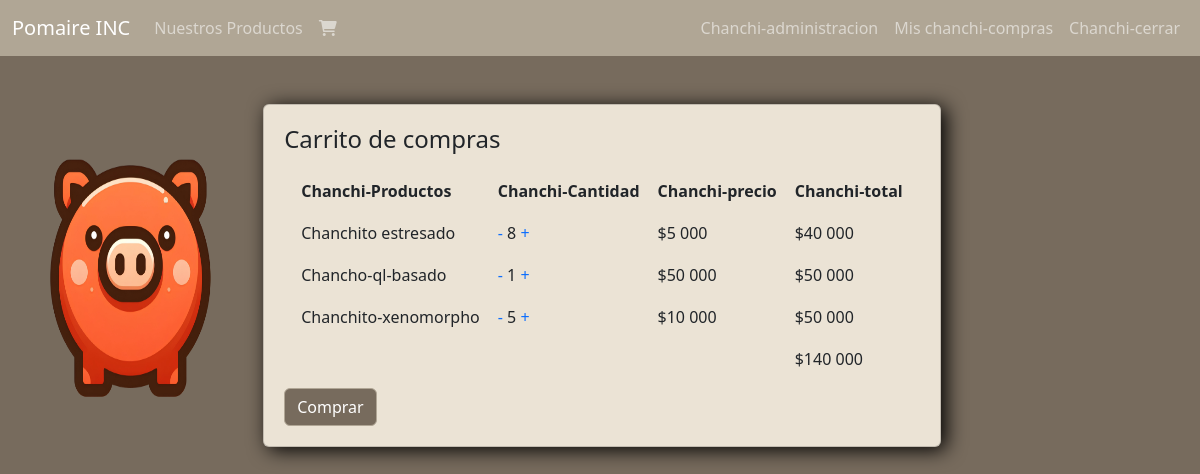
Before: /carrito/ (signed in) with the older database file.
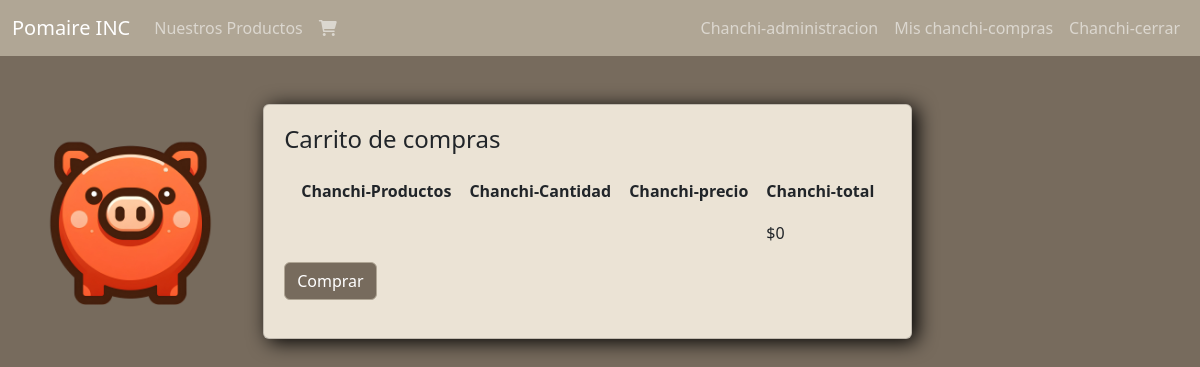
After: the same page with the newer database file.
### pagina/models.py (models this page shows, shortened)
class Detalle_boleta (models.Model):
    producto = models.ForeignKey(Producto, on_delete=models.CASCADE)
    boleta = models.ForeignKey(Boleta, on_delete=models.CASCADE)
    cantidad_productos = models.IntegerField(default=0)
    @property
    def get_total(self):
        total = self.producto.valor * self.cantidad_productos
        return total

class Producto (models.Model):
    TIPO = [
        ('C', 'Chanchito'),
        ('P', 'Paila')
    ]
    tipo = models.CharField(max_length=1,choices=TIPO, default= 'C')
    id = models.UUIDField(default=uuid.uuid4, primary_key=True, unique=True, editable=False)
    nombre = models.CharField(max_length=50,unique=True)
    descripcion = models.CharField(max_length=300)
    valor = models.IntegerField()
    stock = models.IntegerField()
    imagen = models.ImageField(upload_to="productos/")

class Boleta (models.Model):
    id = models.UUIDField(default=uuid.uuid4, primary_key=True, unique=True, editable=False)
    fechaVenta = models.DateTimeField(auto_now_add=True)
    cliente = models.ForeignKey(Usuario,on_delete=models.CASCADE)
    completada = models.BooleanField(default=False)
    @property
    def get_total(self):
        detalle = self.detalle_boleta_set.all()
        total = sum([item.producto.valor * item.cantidad_productos for item in detalle])
        return total
    @property
    def get_item(self):
        detalle = self.detalle_boleta_set.all()
        total = sum([item.cantidad_productos for item in detalle])
        return total

### pagina/views.py (the view)
# urls.py: path('carrito/',carrito, name='carrito'),
def carrito(request):
    if request.user.is_authenticated:
        order,creada = Boleta.objects.get_or_create(cliente=request.user,completada=False)
        items = order.detalle_boleta_set.all()
        items_carrito = order.get_item
    else:
        items = []
        order = {'get_total': 0,
                 'get_item': 0}
        items_carrito = order['get_item']
    context = {'items': items, 'order' : order}
    return render(request, "core/carrito.html",context)

### pagina/templates/core/carrito.html
{% extends "core/template.html" %} {% load humanize %}{% load static %} {% block content %}
<div class="container-fluid d-flex contenedor-carrito">
  <img src="{% static 'core/img/chanchito(1).png' %}" width="20%" />
  <div class="card" style="width: fit-content">
    <div class="card-body">
      <h4>Carrito de compras</h4>
      <table class="tabla-carrito">
        <thead>
          <tr>
            <th>Chanchi-Productos</th>
            <th>Chanchi-Cantidad</th>
            <th>Chanchi-precio</th>
            <th>Chanchi-total</th>
          </tr>
        </thead>
        <tbody>
          {% for item in items %}
          <tr>
            <td>{{item.producto.nombre}}</td>
            <td>
              <a
                class="update-cart text-decoration-none color-primary"
                style="cursor: pointer"
                data-product="{{item.producto.id}}"
                data-action="remove"
                >-</a
              >
              {{item.cantidad_productos}}
              <a
                class="update-cart text-decoration-none color-primary"
                style="cursor: pointer"
                data-product="{{item.producto.id}}"
                data-action="add"
                >+</a
              >
            </td>
            <td>${{item.producto.valor|intcomma}}</td>
            <td>${{item.get_total|intcomma}}</td>
          </tr>
          {% endfor %}
          <tr>
            <td></td>
            <td></td>
            <td></td>
            <td>${{order.get_total|intcomma}}</td>
          </tr>
        </tbody>
      </table>
      <a href="{%url 'check_out'%}" class="btn btn-primary">Comprar</a>
    </div>
  </div>
</div>
{% endblock content %}

Changed rows visible on the page:
removed Detalle_boleta: producto.nombre "Chanchito estresado", cantidad_productos "8", producto.valor "5 000", get_total "40 000"
removed Detalle_boleta: producto.nombre "Chancho-ql-basado", cantidad_productos "1", producto.valor "50 000", get_total "50 000"
no longer on this page (row edited): Detalle_boleta: producto.nombre "Chanchito-xenomorpho", cantidad_productos "5", producto.valor "10 000", get_total "50 000"
no longer on this page (row edited): Boleta: get_total "140 000"
added Boleta: get_total "0"
